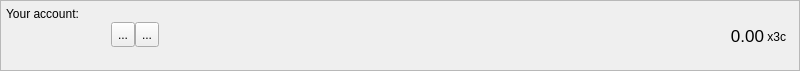
<?xml version="1.0" encoding="UTF-8"?>
<ui version="4.0">
 <class>AccountFrame</class>
 <widget class="QFrame" name="AccountFrame">
  <property name="geometry">
   <rect>
    <x>0</x>
    <y>0</y>
    <width>800</width>
    <height>71</height>
   </rect>
  </property>
  <property name="minimumSize">
   <size>
    <width>0</width>
    <height>70</height>
   </size>
  </property>
  <property name="maximumSize">
   <size>
    <width>16777215</width>
    <height>71</height>
   </size>
  </property>
  <property name="windowTitle">
   <string>Frame</string>
  </property>
  <property name="frameShape">
   <enum>QFrame::StyledPanel</enum>
  </property>
  <property name="frameShadow">
   <enum>QFrame::Plain</enum>
  </property>
  <layout class="QHBoxLayout" name="horizontalLayout_3">
   <property name="spacing">
    <number>0</number>
   </property>
   <property name="leftMargin">
    <number>5</number>
   </property>
   <property name="topMargin">
    <number>0</number>
   </property>
   <property name="rightMargin">
    <number>5</number>
   </property>
   <property name="bottomMargin">
    <number>0</number>
   </property>
   <item>
    <layout class="QVBoxLayout" name="verticalLayout_3">
     <property name="spacing">
      <number>1</number>
     </property>
     <property name="leftMargin">
      <number>0</number>
     </property>
     <property name="rightMargin">
      <number>0</number>
     </property>
     <item>
      <widget class="QLabel" name="label">
       <property name="minimumSize">
        <size>
         <width>0</width>
         <height>20</height>
        </size>
       </property>
       <property name="maximumSize">
        <size>
         <width>16777215</width>
         <height>20</height>
        </size>
       </property>
       <property name="text">
        <string>Your account:</string>
       </property>
       <property name="alignment">
        <set>Qt::AlignBottom|Qt::AlignLeading|Qt::AlignLeft</set>
       </property>
       <property name="margin">
        <number>0</number>
       </property>
       <property name="indent">
        <number>0</number>
       </property>
      </widget>
     </item>
     <item>
      <layout class="QHBoxLayout" name="horizontalLayout">
       <property name="spacing">
        <number>0</number>
       </property>
       <property name="bottomMargin">
        <number>0</number>
       </property>
       <item>
        <widget class="QLabel" name="m_addressLabel">
         <property name="sizePolicy">
          <sizepolicy hsizetype="Minimum" vsizetype="Preferred">
           <horstretch>0</horstretch>
           <verstretch>0</verstretch>
          </sizepolicy>
         </property>
         <property name="minimumSize">
          <size>
           <width>100</width>
           <height>22</height>
          </size>
         </property>
         <property name="maximumSize">
          <size>
           <width>16777215</width>
           <height>22</height>
          </size>
         </property>
         <property name="baseSize">
          <size>
           <width>0</width>
           <height>22</height>
          </size>
         </property>
         <property name="cursor">
          <cursorShape>IBeamCursor</cursorShape>
         </property>
         <property name="toolTip">
          <string>Your receiving address</string>
         </property>
         <property name="whatsThis">
          <string>This is your account address</string>
         </property>
         <property name="text">
          <string/>
         </property>
         <property name="alignment">
          <set>Qt::AlignBottom|Qt::AlignLeading|Qt::AlignLeft</set>
         </property>
         <property name="textInteractionFlags">
          <set>Qt::TextSelectableByKeyboard|Qt::TextSelectableByMouse</set>
         </property>
        </widget>
       </item>
       <item>
        <spacer name="horizontalSpacer_2">
         <property name="orientation">
          <enum>Qt::Horizontal</enum>
         </property>
         <property name="sizeType">
          <enum>QSizePolicy::Fixed</enum>
         </property>
         <property name="sizeHint" stdset="0">
          <size>
           <width>5</width>
           <height>25</height>
          </size>
         </property>
        </spacer>
       </item>
       <item>
        <widget class="QToolButton" name="m_copyButton">
         <property name="minimumSize">
          <size>
           <width>0</width>
           <height>25</height>
          </size>
         </property>
         <property name="toolTip">
          <string>Copy address</string>
         </property>
         <property name="statusTip">
          <string/>
         </property>
         <property name="whatsThis">
          <string/>
         </property>
         <property name="text">
          <string>...</string>
         </property>
         <property name="icon">
          <iconset resource="../../resources.qrc">
           <normaloff>:/icons/copy</normaloff>:/icons/copy</iconset>
         </property>
        </widget>
       </item>
       <item>
        <widget class="QToolButton" name="m_qrButton">
         <property name="minimumSize">
          <size>
           <width>0</width>
           <height>25</height>
          </size>
         </property>
         <property name="toolTip">
          <string>Show QR code</string>
         </property>
         <property name="statusTip">
          <string/>
         </property>
         <property name="text">
          <string>...</string>
         </property>
         <property name="icon">
          <iconset resource="../../resources.qrc">
           <normaloff>:/icons/qrcode</normaloff>:/icons/qrcode</iconset>
         </property>
        </widget>
       </item>
       <item>
        <spacer name="horizontalSpacer">
         <property name="orientation">
          <enum>Qt::Horizontal</enum>
         </property>
         <property name="sizeHint" stdset="0">
          <size>
           <width>0</width>
           <height>25</height>
          </size>
         </property>
        </spacer>
       </item>
       <item>
        <widget class="QLabel" name="totalBalance">
         <property name="sizePolicy">
          <sizepolicy hsizetype="Preferred" vsizetype="Preferred">
           <horstretch>0</horstretch>
           <verstretch>0</verstretch>
          </sizepolicy>
         </property>
         <property name="maximumSize">
          <size>
           <width>16777215</width>
           <height>24</height>
          </size>
         </property>
         <property name="font">
          <font>
           <pointsize>13</pointsize>
           <weight>50</weight>
           <bold>false</bold>
          </font>
         </property>
         <property name="toolTip">
          <string>Total balance</string>
         </property>
         <property name="statusTip">
          <string>Total balance</string>
         </property>
         <property name="text">
          <string>0.00</string>
         </property>
         <property name="alignment">
          <set>Qt::AlignBottom|Qt::AlignRight|Qt::AlignTrailing</set>
         </property>
         <property name="margin">
          <number>0</number>
         </property>
         <property name="textInteractionFlags">
          <set>Qt::TextSelectableByMouse</set>
         </property>
        </widget>
       </item>
       <item>
        <widget class="QLabel" name="label_2">
         <property name="sizePolicy">
          <sizepolicy hsizetype="Preferred" vsizetype="Fixed">
           <horstretch>0</horstretch>
           <verstretch>0</verstretch>
          </sizepolicy>
         </property>
         <property name="minimumSize">
          <size>
           <width>30</width>
           <height>20</height>
          </size>
         </property>
         <property name="maximumSize">
          <size>
           <width>16777215</width>
           <height>20</height>
          </size>
         </property>
         <property name="baseSize">
          <size>
           <width>-1</width>
           <height>20</height>
          </size>
         </property>
         <property name="text">
          <string> x3c</string>
         </property>
         <property name="alignment">
          <set>Qt::AlignBottom|Qt::AlignLeading|Qt::AlignLeft</set>
         </property>
         <property name="margin">
          <number>0</number>
         </property>
        </widget>
       </item>
      </layout>
     </item>
     <item>
      <widget class="QLabel" name="addressStatusLabel">
       <property name="minimumSize">
        <size>
         <width>0</width>
         <height>20</height>
        </size>
       </property>
       <property name="maximumSize">
        <size>
         <width>16777215</width>
         <height>20</height>
        </size>
       </property>
       <property name="text">
        <string/>
       </property>
       <property name="alignment">
        <set>Qt::AlignLeading|Qt::AlignLeft|Qt::AlignTop</set>
       </property>
       <property name="margin">
        <number>0</number>
       </property>
       <property name="indent">
        <number>0</number>
       </property>
      </widget>
     </item>
    </layout>
   </item>
  </layout>
 </widget>
 <resources>
  <include location="../../resources.qrc"/>
 </resources>
 <connections>
  <connection>
   <sender>m_copyButton</sender>
   <signal>clicked()</signal>
   <receiver>AccountFrame</receiver>
   <slot>copyAddress()</slot>
   <hints>
    <hint type="sourcelabel">
     <x>818</x>
     <y>26</y>
    </hint>
    <hint type="destinationlabel">
     <x>422</x>
     <y>295</y>
    </hint>
   </hints>
  </connection>
  <connection>
   <sender>m_qrButton</sender>
   <signal>clicked()</signal>
   <receiver>AccountFrame</receiver>
   <slot>showQR()</slot>
   <hints>
    <hint type="sourcelabel">
     <x>802</x>
     <y>34</y>
    </hint>
    <hint type="destinationlabel">
     <x>494</x>
     <y>35</y>
    </hint>
   </hints>
  </connection>
 </connections>
 <slots>
  <slot>copyAddress()</slot>
 </slots>
</ui>
